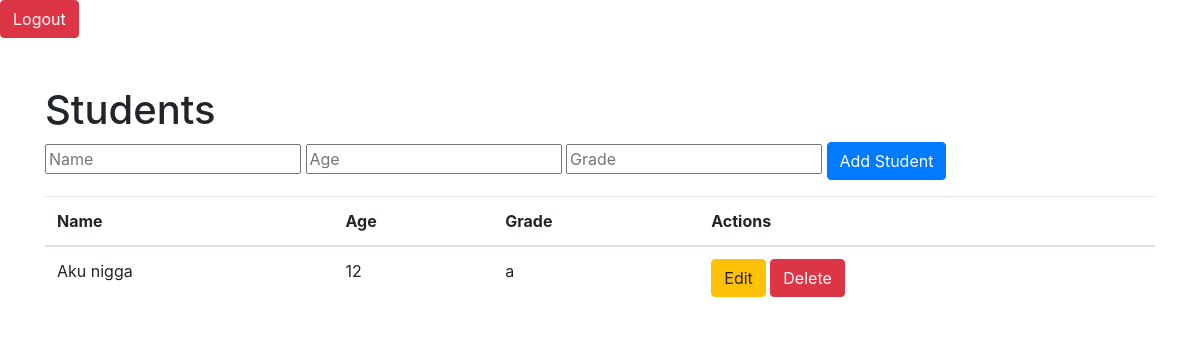
The page / (signed in) on the database as committed earlier.
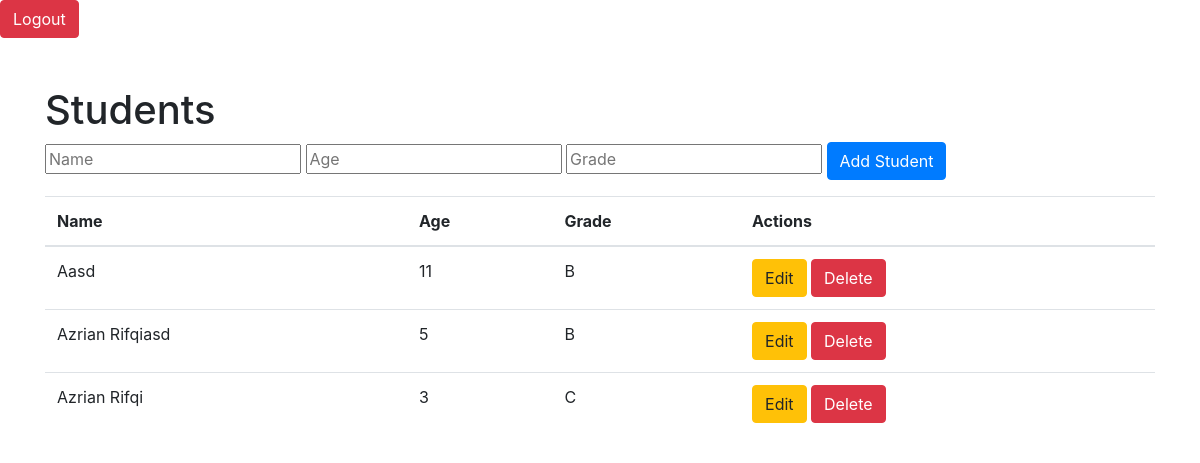
The same page on the database as committed later.
### app.py (models this page shows, shortened)
class Student(db.Model):
    id = db.Column(db.Integer, primary_key=True)
    name = db.Column(db.String(100), nullable=False)
    age = db.Column(db.Integer, nullable=False)
    grade = db.Column(db.String(10), nullable=False)

### app.py (the view)
@app.route('/')
def index():
    if 'user_id' not in session:
        return redirect(url_for('login'))
    students = db.session.execute(text('SELECT * FROM student')).fetchall()
    return render_template('index.html', students=students)

### templates/index.html (shortened to what this page needs)
<!DOCTYPE html>
<html lang="en">
<head>
    <link rel="stylesheet" href="https://stackpath.bootstrapcdn.com/bootstrap/4.5.2/css/bootstrap.min.css">
</head>
<body>
    <form action="/logout" method="POST" >
        <button type="submit" class="btn btn-danger">Logout</button>
    </form>
    <div class="container mt-5">
        <h1>Students</h1>
        <form action="/add" method="POST">
            <input type="text" name="name" placeholder="Name" required>
            <input type="number" name="age" placeholder="Age" required>
            <input type="text" name="grade" placeholder="Grade" required>
            <button type="submit" class="btn btn-primary">Add Student</button>
        </form>
        <table class="table mt-3">
            <thead>
                <tr>
                    <th>Name</th>
                    <th>Age</th>
                    <th>Grade</th>
                    <th>Actions</th>
                </tr>
            </thead>
            <tbody>
                {% for student in students %}
                <tr>
                    <td>{{ student.name|safe }}</td>
                    <td>{{ student.age }}</td>
                    <td>{{ student.grade }}</td>
                    <td>
                        <a href="/edit/{{ student.id }}" class="btn btn-warning">Edit</a>
                        <a href="/delete/{{ student.id }}" class="btn btn-danger">Delete</a>
                    </td>
                </tr>
                {% endfor %}
            </tbody>
        </table>
    </div>
</body>
</html>

Rows that differ between the two databases and show on the page:
changed Student: name "Aku nigga" → "Aasd"; age "12" → "11"; grade "a" → "B"
added Student: name "Azrian Rifqiasd", age "5", grade "B"
added Student: name "Azrian Rifqi", age "3", grade "C"
